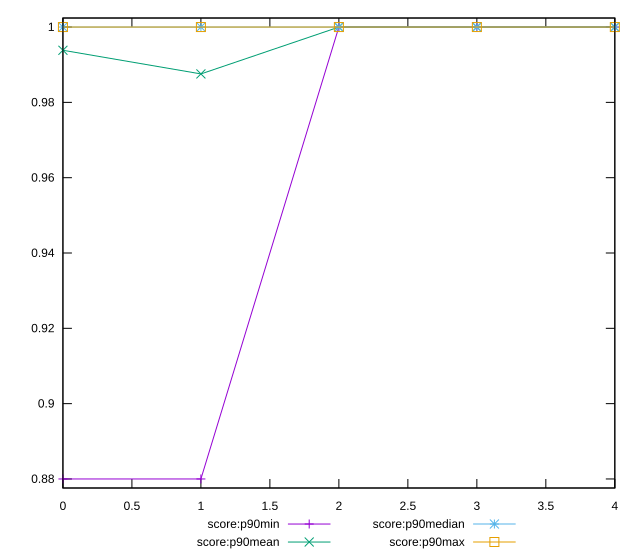

Write gnuplot code to recreate this figure.
reset

$scoreP90Min <<EOF
0 0.88
1 0.88
2 1
3 1
4 1
EOF

$scoreP90Mean <<EOF
0 0.9938297872340425
1 0.9875531914893617
2 1
3 1
4 1
EOF

$scoreP90Median <<EOF
0 1
1 1
2 1
3 1
4 1
EOF

$scoreP90Max <<EOF
0 1
1 1
2 1
3 1
4 1
EOF

set key outside below
set xrange [0:4]
set yrange [0.8776:1.0024]
set trange [0.8776:1.0024]
set terminal svg size 640, 560 enhanced background rgb 'white'
set output "report_00019_2021-02-10T18-14-37.922Z//unminified-css/progression/score.svg"

plot $scoreP90Min title "score:p90min" with linespoints, \
     $scoreP90Mean title "score:p90mean" with linespoints, \
     $scoreP90Median title "score:p90median" with linespoints, \
     $scoreP90Max title "score:p90max" with linespoints

reset
